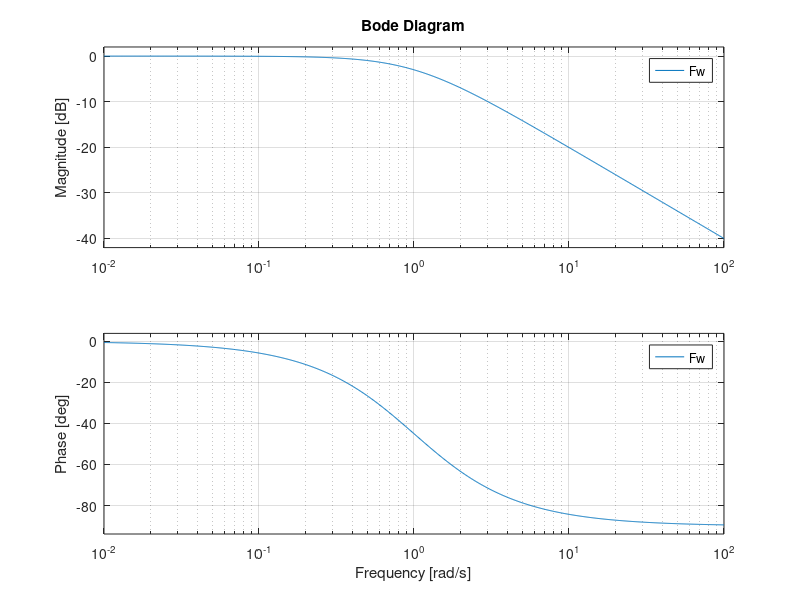
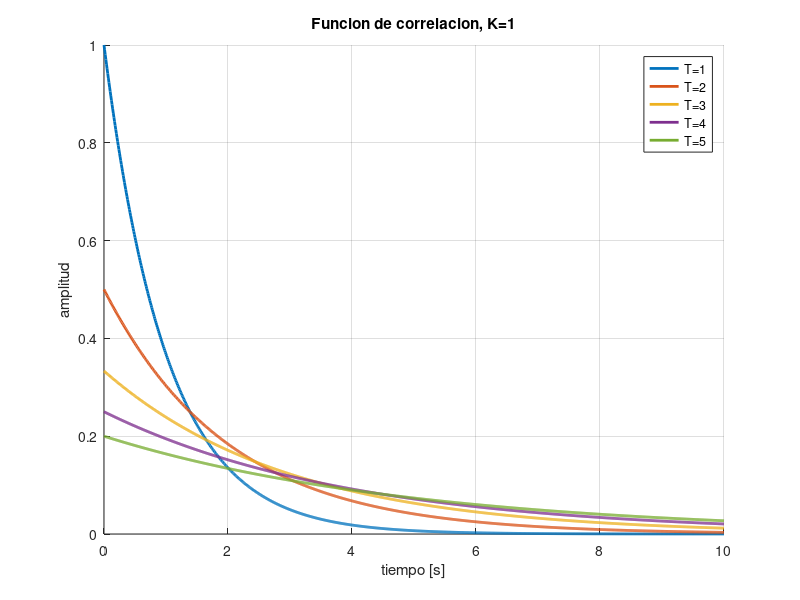

MATLAB code for these plots, in order:
%%TP3, Ejercicio 4
clear all, close all, clc;

K=1;T=1;
Fw=tf([K],[T 1])
figure 1; bode(Fw);

t=0:0.01:10;

figure 2; hold on; grid on;
for i=1:5
  plot(t,K/i*exp(-t/i),"LineWidth",2);
end
xlabel("tiempo [s]"); ylabel("amplitud");
title("Funcion de correlacion, K=1")
legend("T=1","T=2","T=3","T=4","T=5")
